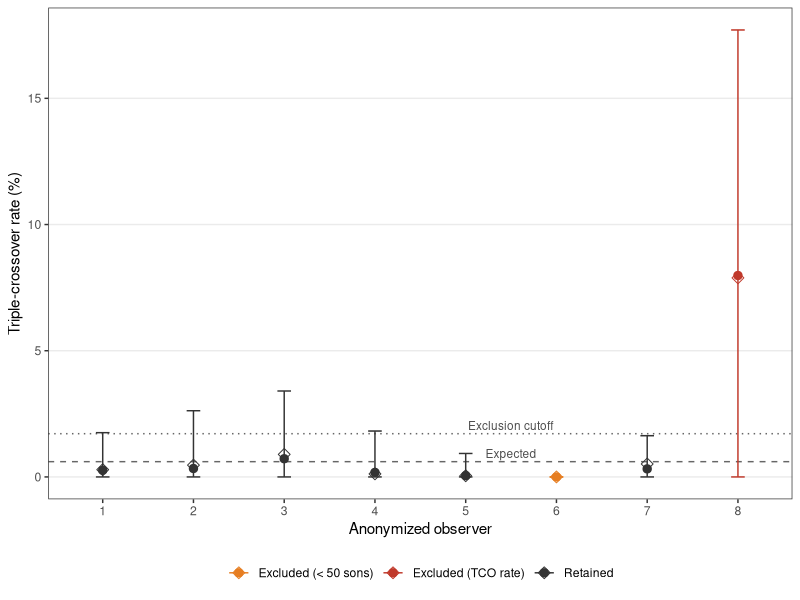
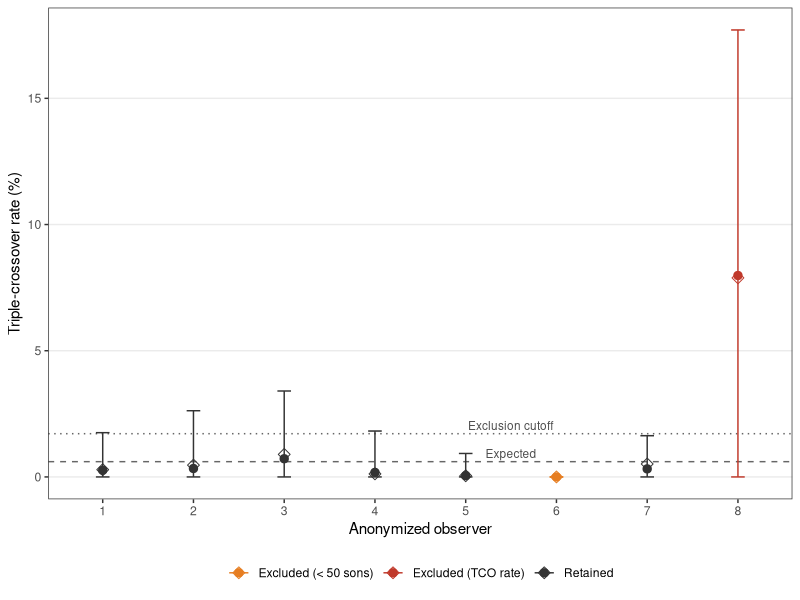

Generate these figures, in order, with R:
##### Figure S1: triple-crossover (TCO) rate by observer
##
##  Redrawn for the revision (Reviewer 1 asked for the mean and SD per
##  observer). For each anonymized observer, the point is the mean TCO rate
##  across the vial-days they scored and the bar is +/- 1 SD; the open diamond
##  is the pooled rate (all TCO sons / all sons) that the exclusion rule uses.
##  Reference lines: expected rate from FlyBase map distances, and the
##  exclusion cutoff (mean + MAD of the observers' pooled rates), as in
##  scripts/01_Data_Clean-up.R. Excluded observers are shown in red.
##
##  Run from the repository root. Reads rawdata/merged.csv.
##  Writes images/FigureS1_observer_TCO.png / .pdf

library(dplyr)
library(ggplot2)

haplotypes <- c("wt.wt.wt.wt", "y.cv.v.f", "y.wt.wt.wt", "wt.cv.wt.wt", "wt.wt.v.wt", "wt.wt.wt.f",
                "y.cv.wt.wt", "y.cv.v.wt", "y.wt.v.wt", "y.wt.wt.f", "wt.wt.v.f", "wt.cv.v.f",
                "wt.cv.v.wt", "wt.cv.wt.f", "y.wt.v.f", "y.cv.wt.f")
merged <- read.csv("rawdata/merged.csv")
merged$observer <- as.numeric(as.factor(merged$observer))     # same anonymization as 01_Data_Clean-up.R
merged$sons <- rowSums(merged[, haplotypes])
merged$tco  <- merged$y.wt.v.wt + merged$wt.cv.wt.f

per_obs <- merged %>%
  filter(sons > 0) %>%
  group_by(observer) %>%
  summarise(mean_rate = mean(tco / sons), sd_rate = sd(tco / sons),
            pooled = sum(tco) / sum(sons), sons = sum(sons), vial_days = n(), .groups = "drop")

exp_tco <- 0.12 * 0.21 * 0.24                       # expected TCO rate (FlyBase map distances)
cutoff  <- mean(per_obs$pooled) + mad(per_obs$pooled)
per_obs$status <- ifelse(per_obs$pooled > cutoff, "Excluded (TCO rate)",
                         ifelse(per_obs$sons < 50, "Excluded (< 50 sons)", "Retained"))

figure_s1 <- ggplot(per_obs, aes(x = factor(observer), colour = status)) +
  geom_hline(yintercept = 100 * exp_tco, linetype = "dashed", colour = "grey40") +
  geom_hline(yintercept = 100 * cutoff, linetype = "dotted", colour = "grey40") +
  annotate("text", x = 5.5, y = 100 * exp_tco, label = "Expected", hjust = 0.5, vjust = -0.4, size = 3, colour = "grey30") +
  annotate("text", x = 5.5, y = 100 * cutoff, label = "Exclusion cutoff", hjust = 0.5, vjust = -0.4, size = 3, colour = "grey30") +
  geom_errorbar(aes(ymin = pmax(0, 100 * (mean_rate - sd_rate)), ymax = 100 * (mean_rate + sd_rate)), width = 0.15) +
  geom_point(aes(y = 100 * mean_rate), size = 2.5) +
  geom_point(aes(y = 100 * pooled), shape = 5, size = 2.5) +
  scale_x_discrete() +
  scale_colour_manual(values = c("Retained" = "grey20", "Excluded (TCO rate)" = "#c0392b",
                                 "Excluded (< 50 sons)" = "#e67e22"), name = NULL) +
  labs(x = "Anonymized observer", y = "Triple-crossover rate (%)") +
  theme_bw(base_size = 11) +
  theme(panel.grid.minor = element_blank(), panel.grid.major.x = element_blank(), legend.position = "bottom")

ggsave("images/FigureS1_observer_TCO.png", figure_s1, width = 7, height = 4.5, dpi = 600)
ggsave("images/FigureS1_observer_TCO.pdf", figure_s1, width = 7, height = 4.5)
